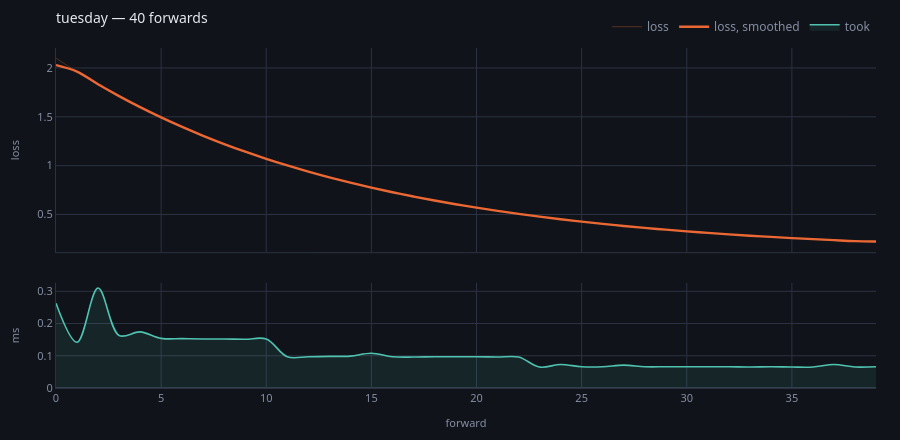

Write notebook code for a chart like this one.
### Markdown cell above
## Drawn

`progress` reads the store. The bold line is a **centred rolling mean**, not a
spline through the points: a spline invents the values between them, and an
overshoot dipping below a minimum that never happened is a figure that lies.
The raw series stays underneath it, thin, so nothing is hidden by the smoothing.

### Code cell
progress(store, run="tuesday")

### Figure 1 — Plotly figure (JSON) as saved in the notebook; plotly's stock layout.template omitted (floating-point values rounded to 4 significant figures)
{"data": [{"hovertemplate": "forward %{x}<br>loss %{y:.4g}<extra></extra>", "line": {"color": "#eb6834", "width": 1}, "mode": "lines", "name": "loss", "opacity": 0.32, "type": "scatter", "x": [0, 1, 2, 3, 4, 5, 6, 7, 8, 9, 10, 11, 12, 13, 14, 15, 16, 17, 18, 19, 20, 21, 22, 23, 24, 25, 26, 27, 28, 29, 30, 31, 32, 33, 34, 35, 36, 37, 38, 39], "xaxis": "x", "y": [2.1, 1.96, 1.83, 1.709, 1.596, 1.491, 1.394, 1.303, 1.219, 1.141, 1.068, 1.0, 0.9372, 0.8786, 0.8241, 0.7734, 0.7263, 0.6824, 0.6417, 0.6037, 0.5685, 0.5357, 0.5052, 0.4768, 0.4504, 0.4259, 0.4031, 0.3819, 0.3622, 0.3438, 0.3267, 0.3109, 0.2961, 0.2824, 0.2696, 0.2577, 0.2467, 0.2364, 0.2269, 0.218], "yaxis": "y"}, {"hovertemplate": "forward %{x}<br>mean %{y:.4g}<extra></extra>", "line": {"color": "#eb6834", "shape": "spline", "width": 2.4}, "mode": "lines", "name": "loss, smoothed", "type": "scatter", "x": [0, 1, 2, 3, 4, 5, 6, 7, 8, 9, 10, 11, 12, 13, 14, 15, 16, 17, 18, 19, 20, 21, 22, 23, 24, 25, 26, 27, 28, 29, 30, 31, 32, 33, 34, 35, 36, 37, 38, 39], "xaxis": "x", "y": [2.03, 1.963, 1.833, 1.712, 1.599, 1.494, 1.396, 1.306, 1.221, 1.143, 1.07, 1.002, 0.9387, 0.88, 0.8254, 0.7746, 0.7274, 0.6834, 0.6426, 0.6046, 0.5693, 0.5364, 0.5059, 0.4775, 0.4511, 0.4265, 0.4036, 0.3824, 0.3626, 0.3442, 0.3271, 0.3112, 0.2964, 0.2827, 0.2699, 0.258, 0.247, 0.2367, 0.2271, 0.2224], "yaxis": "y"}, {"fill": "tozeroy", "fillcolor": "rgba(79,195,176,0.10)", "hovertemplate": "forward %{x}<br>%{y:.1f} ms<extra></extra>", "line": {"color": "#4fc3b0", "shape": "spline", "width": 1.6}, "mode": "lines", "name": "took", "type": "scatter", "x": [0, 1, 2, 3, 4, 5, 6, 7, 8, 9, 10, 11, 12, 13, 14, 15, 16, 17, 18, 19, 20, 21, 22, 23, 24, 25, 26, 27, 28, 29, 30, 31, 32, 33, 34, 35, 36, 37, 38, 39], "xaxis": "x2", "y": [0.263, 0.142, 0.31, 0.163, 0.174, 0.154, 0.153, 0.152, 0.152, 0.151, 0.152, 0.097, 0.097, 0.098, 0.099, 0.108, 0.097, 0.096, 0.097, 0.097, 0.097, 0.096, 0.096, 0.065, 0.073, 0.066, 0.066, 0.071, 0.066, 0.066, 0.066, 0.066, 0.066, 0.065, 0.066, 0.065, 0.065, 0.073, 0.065, 0.066], "yaxis": "y2"}, {"hovertemplate": "forward %{x} broke<extra></extra>", "marker": {"color": "#ef5f6b", "size": 9, "symbol": "x"}, "mode": "markers", "name": "broke", "showlegend": false, "type": "scatter", "x": [], "xaxis": "x", "y": [], "yaxis": "y"}], "layout": {"font": {"color": "#e7e9ef", "family": "system-ui, -apple-system, Segoe UI, Roboto, sans-serif", "size": 12}, "height": 440, "hoverlabel": {"align": "left", "bgcolor": "#1a1e28", "bordercolor": "#2c3242", "font": {"color": "#e7e9ef", "family": "system-ui, -apple-system, Segoe UI, Roboto, sans-serif"}}, "hovermode": "x unified", "legend": {"bgcolor": "rgba(0,0,0,0)", "font": {"color": "#868ea3"}, "orientation": "h", "x": 1, "xanchor": "right", "y": 1.02, "yanchor": "bottom"}, "margin": {"b": 44, "l": 56, "r": 24, "t": 44}, "paper_bgcolor": "#101319", "plot_bgcolor": "#101319", "title": {"font": {"size": 14}, "text": "tuesday — 40 forwards", "x": 0, "xanchor": "left", "xref": "paper", "y": 0.97, "yanchor": "top"}, "xaxis": {"anchor": "y", "domain": [0.0, 1.0], "gridcolor": "#2c3242", "linecolor": "#2c3242", "matches": "x2", "showticklabels": false, "tickfont": {"color": "#868ea3", "size": 11}, "title": {"font": {"color": "#868ea3", "size": 11}}, "zerolinecolor": "#2c3242"}, "xaxis2": {"anchor": "y2", "domain": [0.0, 1.0], "gridcolor": "#2c3242", "linecolor": "#2c3242", "tickfont": {"color": "#868ea3", "size": 11}, "title": {"font": {"color": "#868ea3", "size": 11}, "text": "forward"}, "zerolinecolor": "#2c3242"}, "yaxis": {"anchor": "x", "domain": [0.3994, 1.0], "gridcolor": "#2c3242", "linecolor": "#2c3242", "tickfont": {"color": "#868ea3", "size": 11}, "title": {"font": {"color": "#868ea3", "size": 11}, "text": "loss"}, "zerolinecolor": "#2c3242"}, "yaxis2": {"anchor": "x2", "domain": [0.0, 0.3094], "gridcolor": "#2c3242", "linecolor": "#2c3242", "rangemode": "tozero", "tickfont": {"color": "#868ea3", "size": 11}, "title": {"font": {"color": "#868ea3", "size": 11}, "text": "ms"}, "zerolinecolor": "#2c3242"}}}
